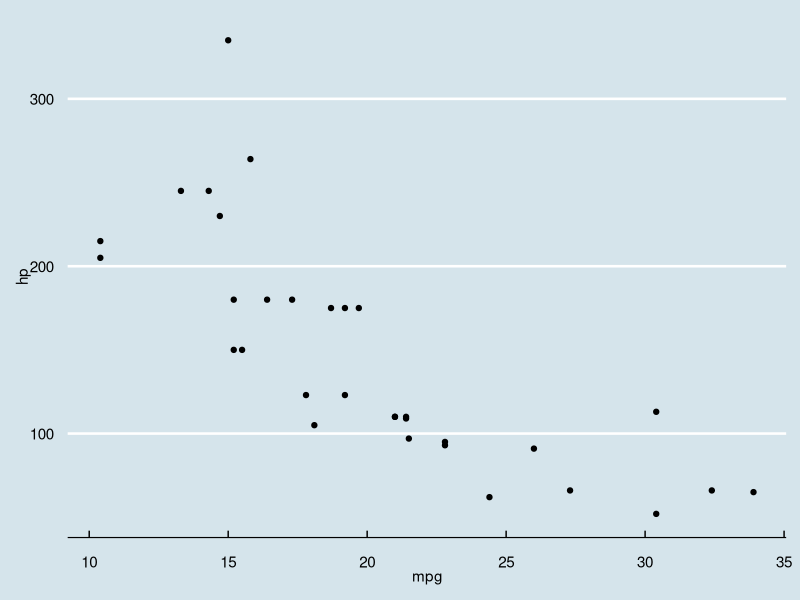

This chart was generated by the following R code:
library(ggplot2)
library(ggthemes)

df <- mtcars

print(head(df))

#Data & Aesthetics layer
pl <- ggplot(data=df,aes(x=mpg,y=hp))

#Geometry layer
#Adding the data & Aesthetics layer to geom layer
pl2 <- pl + geom_point()

#Adding the data, Aesthetics, geom to theme layer
print(pl2 + theme_economist())